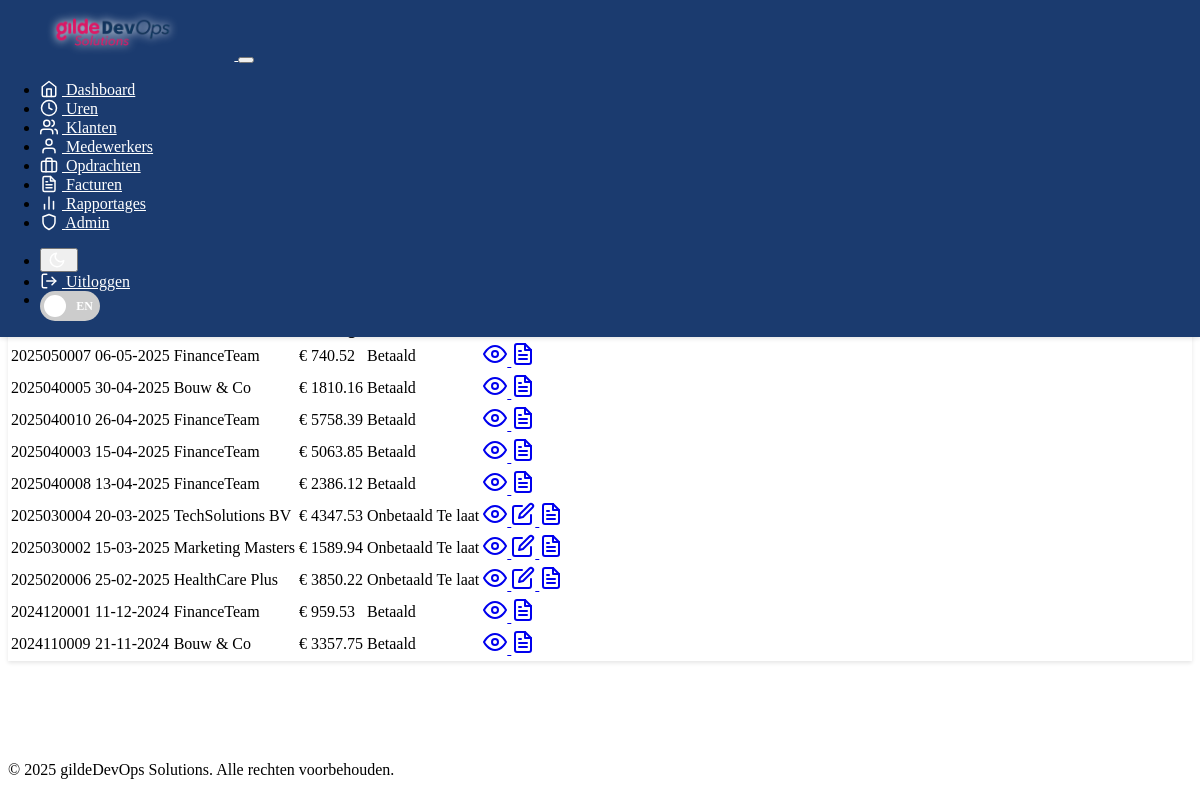
The page /facturen (signed in) on the database its author committed.
### models.py (models this page shows, shortened)
class Factuur(db.Model):
    __tablename__ = 'factuur'
    id = db.Column(db.Integer, primary_key=True)
    factuur_nummer = db.Column(db.String(50), unique=True, nullable=False)
    klant_id = db.Column(db.Integer, db.ForeignKey('klant.id'), nullable=False)
    opdracht_id = db.Column(db.Integer, db.ForeignKey('opdracht.id'), nullable=True)  # Optional link to assignment
    datum = db.Column(db.Date, nullable=False, default=datetime.utcnow)
    vervaldatum = db.Column(db.Date, nullable=False)  # Due date
    btw_percentage = db.Column(db.Float, default=21.0)  # VAT percentage
    subtotaal = db.Column(db.Float, nullable=False)  # Subtotal before VAT
    btw_bedrag = db.Column(db.Float, nullable=False)  # VAT amount
    totaal = db.Column(db.Float, nullable=False)  # Total including VAT
    betaald = db.Column(db.Boolean, default=False)  # Payment status
    betaaldatum = db.Column(db.Date, nullable=True)  # Date of payment
    betalingsvoorwaarden = db.Column(db.String(500), default='Betaling binnen 30 dagen')  # Payment terms
    notities = db.Column(db.Text, nullable=True)  # Additional notes
    creator_id = db.Column(db.Integer, db.ForeignKey('user.id'), nullable=False)  # User who created the invoice
    created_at = db.Column(db.DateTime, default=datetime.utcnow)  # Creation timestamp
    updated_at = db.Column(db.DateTime, default=datetime.utcnow, onupdate=datetime.utcnow)  # Last update
    werkzaamheden = db.relationship('Werkzaamheid', backref='factuur', lazy=True)  # Activities included in invoice
    time_entries = db.relationship('TimeEntry', backref='factuur', lazy=True)  # Time entries included in invoice
    __table_args__ = (
        Index('idx_factuur_nummer', 'factuur_nummer'),
        Index('idx_factuur_klant', 'klant_id'),
        Index('idx_factuur_datum', 'datum'),
        Index('idx_factuur_betaald', 'betaald'),
    )

class Klant(db.Model):
    __tablename__ = 'klant'
    id = db.Column(db.Integer, primary_key=True)
    bedrijfsnaam = db.Column(db.String(100), nullable=False)
    voornaam = db.Column(db.String(50), nullable=False)
    tussenvoegsel = db.Column(db.String(20))
    achternaam = db.Column(db.String(50), nullable=False)
    functie = db.Column(db.String(100))
    email = db.Column(db.String(120), unique=True, nullable=False)
    telefoonnummer = db.Column(db.String(20))
    adres = db.Column(db.String(200))
    postcode = db.Column(db.String(10))
    plaats = db.Column(db.String(100))
    land = db.Column(db.String(100), default='Nederland')
    btw_nummer = db.Column(db.String(50))
    kvk_nummer = db.Column(db.String(50))
    status = db.Column(db.String(50), default='actief')  # actief, inactief, prospect
    created_at = db.Column(db.DateTime, default=datetime.utcnow)
    opdrachten = db.relationship('Opdracht', backref='klant', lazy=True)
    facturen = db.relationship('Factuur', backref='klant', lazy=True)
    __table_args__ = (
        Index('idx_klant_email', 'email'),
        Index('idx_klant_naam', 'bedrijfsnaam', 'achternaam'),
        Index('idx_klant_status', 'status'),
    )

### routes_invoices.py (the view)
@app.route('/facturen')
@login_required
@view_all_required
def facturen():
    search = request.args.get('search', '')
    facturen_query = Factuur.query
    if search:
        facturen_query = facturen_query.join(Klant).filter(
            Factuur.factuur_nummer.contains(search) |
            Klant.bedrijfsnaam.contains(search)
        )
    facturen = facturen_query.order_by(Factuur.datum.desc()).all()
    today = datetime.now().date()
    return render_template('facturen.html', facturen=facturen, search=search, today=today)

### templates/facturen.html (shortened to what this page needs)
{% extends "base.html" %}
{% block content %}
<div class="container">
    <div class="d-flex justify-content-between align-items-center mb-4">
        <h1> <span data-translate="Facturen">Facturen</span></h1>
        <div>
            <div class="btn-group me-2">
                <a href="{{ url_for('export_facturen', format='pdf') }}" class="btn btn-outline-danger">
                </a>
                <a href="{{ url_for('export_facturen', format='excel') }}" class="btn btn-outline-success">
                </a>
                <a href="{{ url_for('export_facturen', format='csv') }}" class="btn btn-outline-secondary">
                </a>
            </div>
            {% if current_user.can_create_invoices() %}
            <a href="{{ url_for('nieuwe_factuur') }}" class="btn btn-primary">
            </a>
            {% endif %}
        </div>
    </div>
    <div class="card shadow mb-4">
        <div class="card-header bg-dark text-white d-flex justify-content-between align-items-center">
        </div>
        <div class="collapse show" id="searchCollapse">
            <div class="card-body">
                <form method="GET" action="{{ url_for('facturen') }}" class="row g-3 align-items-end">
                    <div class="col-md-8">
                        <label for="search" class="form-label"><span data-translate="Zoekterm">Zoekterm</span></label>
                    </div>
                    <div class="col-md-4">
                        <button type="submit" class="btn btn-primary w-100">
                        </button>
                    </div>
                </form>
            </div>
        </div>
    </div>
    <div class="card shadow">
        <div class="card-header bg-dark text-white">
            <h5 class="mb-0">
                <span data-translate="Facturen overzicht">Facturen overzicht</span>
                <span class="badge bg-primary ms-2">{{ facturen|length }}</span>
            </h5>
        </div>
        <div class="card-body p-0">
            <div class="table-responsive">
                <table class="table table-striped table-hover mb-0">
                    <thead class="table-light">
                        <tr>
                            <th><span data-translate="Nummer">Nummer</span></th>
                            <th><span data-translate="Datum">Datum</span></th>
                            <th><span data-translate="Klant">Klant</span></th>
                            <th><span data-translate="Bedrag">Bedrag</span></th>
                            <th><span data-translate="Status">Status</span></th>
                            <th><span data-translate="Acties">Acties</span></th>
                        </tr>
                    </thead>
                    <tbody>
                        {% if facturen %}
                            {% for factuur in facturen %}
                            <tr>
                                <td>{{ factuur.factuur_nummer }}</td>
                                <td>{{ factuur.datum.strftime('%d-%m-%Y') }}</td>
                                <td>{{ factuur.klant.bedrijfsnaam }}</td>
                                <td>€ {{ "%.2f"|format(factuur.totaal) }}</td>
                                <td>
                                    {% if factuur.betaald %}
                                    <span class="badge bg-success"><span data-translate="Betaald">Betaald</span></span>
                                    {% else %}
                                    <span class="badge bg-warning text-dark">
                                        <span data-translate="Onbetaald">Onbetaald</span>
                                        {% if factuur.vervaldatum < today %}
                                        <span class="badge bg-danger ms-1"><span data-translate="Te laat">Te laat</span></span>
                                        {% endif %}
                                    </span>
                                    {% endif %}
                                </td>
                                <td>
                                    <div class="btn-group">
                                        <a href="{{ url_for('bekijk_factuur', factuur_id=factuur.id) }}" class="btn btn-sm btn-outline-primary" title="Bekijk">
                                            <i data-feather="eye" class="feather-xs"></i>
                                        </a>
                                        {% if current_user.can_edit_all() and not factuur.betaald %}
                                        <a href="{{ url_for('bewerk_factuur', factuur_id=factuur.id) }}" class="btn btn-sm btn-outline-secondary" title="Bewerk">
                                            <i data-feather="edit" class="feather-xs"></i>
                                        </a>
                                        {% endif %}
                                        <a href="{{ url_for('factuur_pdf', factuur_id=factuur.id) }}" class="btn btn-sm btn-outline-danger" target="_blank" title="PDF">
                                            <i data-feather="file-text" class="feather-xs"></i>
                                        </a>
                                    </div>
                                </td>
                            </tr>
                            {% endfor %}
                        {% else %}
                            <tr>
                                <td colspan="6" class="text-center py-4">
                                    <p class="mb-0 text-muted"><span data-translate="Geen facturen gevonden">Geen facturen gevonden</span></p>
                                </td>
                            </tr>
                        {% endif %}
                    </tbody>
                </table>
            </div>
        </div>
    </div>
</div>
{% endblock %}

### templates/base.html (shortened to what this page needs)
<!DOCTYPE html>
<html lang="en" data-bs-theme="dark">
<head>
    <link href="https://cdn.replit.com/agent/bootstrap-agent-dark-theme.min.css" rel="stylesheet">
    <link href="https://cdn.jsdelivr.net/npm/feather-icons/dist/feather.min.css" rel="stylesheet">
    <link href="{{ url_for('static', filename='css/custom.css') }}" rel="stylesheet">
</head>
<body>
    <nav class="navbar navbar-expand-lg navbar-dark bg-dark">
        <div class="container">
            <a class="navbar-brand" href="{{ url_for('index') }}">
                <img src="{{ url_for('static', filename='logo.webp') }}" alt="UrenRegistratie Logo" height="60" width="auto" style="filter: drop-shadow(0 0 5px rgba(255,255,255,1));">
            </a>
            {% if current_user.is_authenticated %}
            <button class="navbar-toggler" type="button" data-bs-toggle="collapse" data-bs-target="#navbarNav">
            </button>
            <div class="collapse navbar-collapse" id="navbarNav">
                <ul class="navbar-nav">
                    <li class="nav-item">
                        <a class="nav-link" href="{{ url_for('dashboard') }}">
                            <i data-feather="home" class="feather-sm"></i> <span data-translate="Dashboard">Dashboard</span>
                        </a>
                    </li>
                    <li class="nav-item">
                        <a class="nav-link" href="{{ url_for('time_entries') }}">
                            <i data-feather="clock" class="feather-sm"></i> <span data-translate="Uren">Uren</span>
                        </a>
                    </li>
                    <li class="nav-item">
                        <a class="nav-link" href="{{ url_for('klanten') }}">
                            <i data-feather="users" class="feather-sm"></i> <span data-translate="Klanten">Klanten</span>
                        </a>
                    </li>
                    <li class="nav-item">
                        <a class="nav-link" href="{{ url_for('medewerkers') }}">
                            <i data-feather="user" class="feather-sm"></i> <span data-translate="Medewerkers">Medewerkers</span>
                        </a>
                    </li>
                    <li class="nav-item">
                        <a class="nav-link" href="{{ url_for('opdrachten') }}">
                            <i data-feather="briefcase" class="feather-sm"></i> <span data-translate="Opdrachten">Opdrachten</span>
                        </a>
                    </li>
                    <li class="nav-item">
                        <a class="nav-link" href="{{ url_for('facturen') }}">
                            <i data-feather="file-text" class="feather-sm"></i> <span data-translate="Facturen">Facturen</span>
                        </a>
                    </li>
                    <li class="nav-item">
                        <a class="nav-link" href="{{ url_for('reports_dashboard') }}">
                            <i data-feather="bar-chart-2" class="feather-sm"></i> <span data-translate="Rapportages">Rapportages</span>
                        </a>
                    </li>
                    {% if current_user.has_role(RoleEnum.ADMIN) %}
                    <li class="nav-item">
                        <a class="nav-link" href="{{ url_for('admin_dashboard') }}">
                            <i data-feather="shield" class="feather-sm"></i> <span data-translate="Admin">Admin</span>
                        </a>
                    </li>
                    {% endif %}
                </ul>
                <ul class="navbar-nav ms-auto">
                    <li class="nav-item">
                        <button class="btn btn-link nav-link" id="themeToggle">
                            <i data-feather="moon" class="feather-sm"></i>
                        </button>
                    </li>
                    <li class="nav-item">
                        <a class="nav-link" href="{{ url_for('logout') }}">
                            <i data-feather="log-out" class="feather-sm"></i> <span data-translate="Uitloggen">Uitloggen</span>
                        </a>
                    </li>
                    <li class="nav-item">
                        <label class="language-toggle ms-2" id="languageToggle">
                            <span class="language-toggle-slider">
                                <span class="lang-label lang-nl">NL</span>
                                <span class="lang-label lang-en">EN</span>
                            </span>
                        </label>
                    </li>
                </ul>
            </div>
            {% endif %}
        </div>
    </nav>
    <main class="container mt-4">
        {% block content %}{% endblock %}
    </main>
    <footer class="mt-5 py-3 text-center text-muted">
        <div class="container">
            <p class="mb-0">&copy; 2025 gildeDevOps Solutions. <span data-translate="Alle rechten voorbehouden">Alle rechten voorbehouden</span>.</p>
        </div>
    </footer>
</body>
</html>

### rows shown on the page
Factuur: factuur_nummer "2025050007", datum "06-05-2025", klant.bedrijfsnaam "FinanceTeam", totaal "740.52", betaald "Betaald"
Factuur: factuur_nummer "2025040005", datum "30-04-2025", klant.bedrijfsnaam "Bouw & Co", totaal "1810.16", betaald "Betaald"
Factuur: factuur_nummer "2025040010", datum "26-04-2025", klant.bedrijfsnaam "FinanceTeam", totaal "5758.39", betaald "Betaald"
Factuur: factuur_nummer "2025040003", datum "15-04-2025", klant.bedrijfsnaam "FinanceTeam", totaal "5063.85", betaald "Betaald"
Factuur: factuur_nummer "2025040008", datum "13-04-2025", klant.bedrijfsnaam "FinanceTeam", totaal "2386.12", betaald "Betaald"
Factuur: factuur_nummer "2025030004", datum "20-03-2025", klant.bedrijfsnaam "TechSolutions BV", totaal "4347.53", betaald "Onbetaald"
Factuur: factuur_nummer "2025030002", datum "15-03-2025", klant.bedrijfsnaam "Marketing Masters", totaal "1589.94", betaald "Onbetaald"
Factuur: factuur_nummer "2025020006", datum "25-02-2025", klant.bedrijfsnaam "HealthCare Plus", totaal "3850.22", betaald "Onbetaald"
Factuur: factuur_nummer "2024120001", datum "11-12-2024", klant.bedrijfsnaam "FinanceTeam", totaal "959.53", betaald "Betaald"
Factuur: factuur_nummer "2024110009", datum "21-11-2024", klant.bedrijfsnaam "Bouw & Co", totaal "3357.75", betaald "Betaald"
